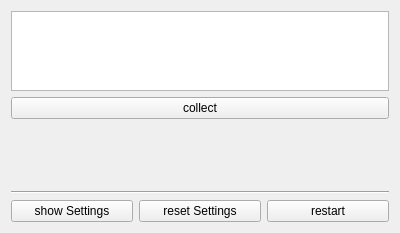
<?xml version="1.0" encoding="UTF-8"?>
<ui version="4.0">
 <class>Form</class>
 <widget class="QWidget" name="Form">
  <property name="geometry">
   <rect>
    <x>0</x>
    <y>0</y>
    <width>400</width>
    <height>233</height>
   </rect>
  </property>
  <property name="windowTitle">
   <string>Form</string>
  </property>
  <layout class="QVBoxLayout" name="verticalLayout_2">
   <item>
    <widget class="ConfigPlainTextEdit" name="plainTextEdit"/>
   </item>
   <item>
    <widget class="QPushButton" name="btn_collect">
     <property name="text">
      <string>collect</string>
     </property>
    </widget>
   </item>
   <item>
    <spacer name="verticalSpacer">
     <property name="orientation">
      <enum>Qt::Vertical</enum>
     </property>
     <property name="sizeHint" stdset="0">
      <size>
       <width>20</width>
       <height>178</height>
      </size>
     </property>
    </spacer>
   </item>
   <item>
    <widget class="Line" name="line">
     <property name="orientation">
      <enum>Qt::Horizontal</enum>
     </property>
    </widget>
   </item>
   <item>
    <layout class="QHBoxLayout" name="horizontalLayout_3">
     <item>
      <widget class="QPushButton" name="btn_show">
       <property name="text">
        <string>show Settings</string>
       </property>
      </widget>
     </item>
     <item>
      <widget class="QPushButton" name="btn_reset">
       <property name="text">
        <string>reset Settings</string>
       </property>
      </widget>
     </item>
     <item>
      <widget class="QPushButton" name="btn_restart">
       <property name="text">
        <string>restart</string>
       </property>
      </widget>
     </item>
    </layout>
   </item>
  </layout>
 </widget>
 <customwidgets>
  <customwidget>
   <class>ConfigPlainTextEdit</class>
   <extends>QPlainTextEdit</extends>
   <header>configwidgets.h</header>
  </customwidget>
 </customwidgets>
 <resources/>
 <connections/>
</ui>
